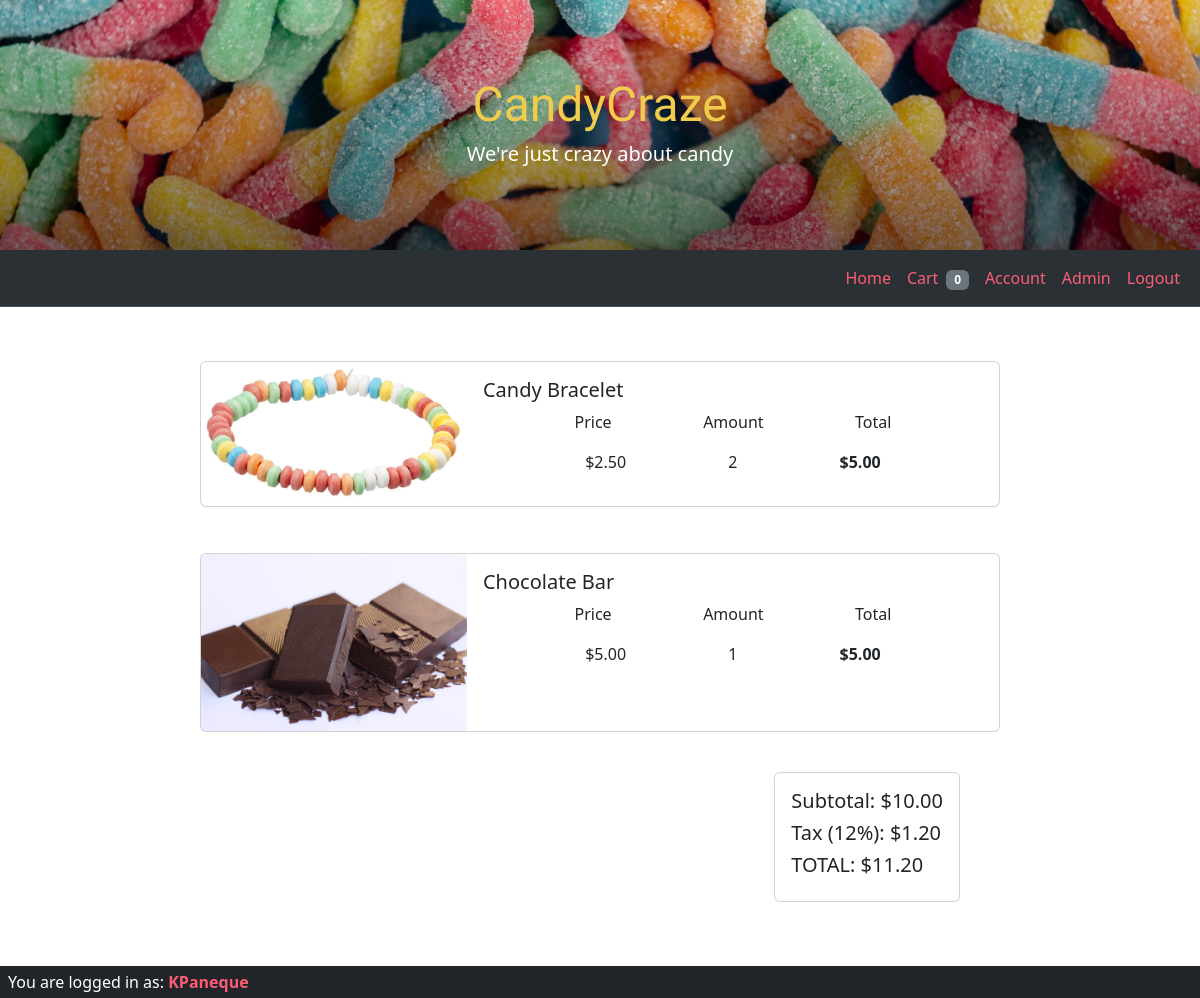
Page /php/checkout.php (signed in) on the committed database.
### tables this page shows
CREATE TABLE cart (
    UserID INT,
    ProductID INT,
    PurchasedQuantity INT,
    PRIMARY KEY (UserID, ProductID),
    FOREIGN KEY (UserID) REFERENCES customer(UserID),
    FOREIGN KEY (ProductID) REFERENCES product(ProductID)
);

CREATE TABLE product (
    ProductID INT PRIMARY KEY AUTO_INCREMENT,
    Product_Name VARCHAR(100),
    ProductDescription TEXT,
    Stock INT,
    ProductPrice DECIMAL(10, 2),
    ImageFile VARCHAR(255)
);

### php/includes/utils.php (called while the page is built)
<?php
function addTax($amount, $taxRate = 0.12)
{
    return $amount + getTaxAmount($amount, $taxRate);
}
function getTaxAmount($amount, $taxRate = 0.12)
{
    return $amount * $taxRate;
}

### php/checkout.php (the view, shortened to what this page needs)
<!doctype html>
<html lang="en">
<head>
    <link rel="stylesheet" type="text/css" href="css/styles.css">
    <link href="https://cdn.jsdelivr.net/npm/bootstrap@5.3.3/dist/css/bootstrap.min.css" rel="stylesheet">
</head>
<body>
    <?php
    include('includes/header.php');
    include('includes/connection.php');
    include('includes/utils.php');
    if (!isset($_SESSION['username']) || $_SESSION['username'] == "") {
        header('Location: index.php');
        exit;
    } else {
        $username = $_SESSION['username'];
    }
    $query =  "SELECT cust.Username, c.ProductID, p.Product_Name, p.ProductPrice, c.PurchasedQuantity, p.ImageFile
FROM cart c
JOIN product p ON c.ProductID = p.ProductID
JOIN customer cust ON c.UserID = cust.UserID
WHERE cust.Username = ?";
    $stmt = mysqli_prepare($dbc, $query);
    mysqli_stmt_bind_param($stmt, "s", $username);
    mysqli_stmt_execute($stmt);
    $result = mysqli_stmt_get_result($stmt);
    $total_price = 0;
    ?>
    <div class="items m-4 d-flex flex-column justify-content-center align-items-center">
        <?php
        if ($result->num_rows > 0) {
            while ($row = $result->fetch_assoc()) {
                $total_item_price = $row["ProductPrice"] * $row["PurchasedQuantity"];
                $total_price += $total_item_price;
                echo '
    <div class="card mb-3" style="max-width: 800px">
    <div class="row g-0">
        <div class="col-md-4">
        <img src="' . $row["ImageFile"] . '" class="img-fluid rounded-start" alt="' . $row["Product_Name"] . '">
        </div>
        <div class="col-md-8">
        <div class="card-body">
            <h5 class="card-title">' . $row["Product_Name"] . '</h5>
            <div class="card-text d-flex justify-content-evenly align-items-center">
                <p>Price</p>
                <p>Amount</p>
                <p>Total</p>
            </div>
            <div class="card-text d-flex justify-content-evenly align-items-center">
                <p>$' . $row["ProductPrice"] . '</p>
                 <p>' . $row["PurchasedQuantity"] . '</p>
                <p class="price">$' . number_format($total_item_price, 2) . '</p>
            </div>
        </div>
        </div>
    </div>
    </div>';
            }
        } else {
            echo '<p>Your shopping cart is empty. Click <a href="index.php">here</a> to start shopping.';
        }
        ?>
    </div>
    <div class="total d-flex justify-content-end">
        <div class="card mt-0">
            <div class="card-body">
                <p class="h5">Subtotal: $<?php echo number_format($total_price, 2); ?></p>
                <p class="h5">Tax (12%): $<?php echo number_format(getTaxAmount($total_price), 2); ?></p>
                <p class="h5">TOTAL: $<?php echo number_format(addTax($total_price), 2); ?></p>
            </div>
        </div>
    </div>
    <div class=" checkout-button d-flex justify-content-end my-4 pb-5  ">
    </div>
    <?php
    include('includes/footer.php');
    ?>
    <?php
    include('includes/footer.php');
    ?>
</body>
</html>

### php/css/styles.css (style rules this page uses)
body { font-family: "Open Sans", sans-serif; color: var(--black); }
:root { --black: #212529; --yellow: #F1CB4C; --pink: #FB5D74; }
.card { margin-top: 30px; }
.price { font-weight: bold; }
.total { margin-right: 20vw; }
.checkout-button { margin-right: 20vw !important; }

### rows in the picture
cart: ProductID.ImageFile (picture), ProductID.Product_Name "Candy Bracelet", ProductID.ProductPrice "2.50", PurchasedQuantity "2", total_item_price "5.00"
cart: ProductID.ImageFile (picture), ProductID.Product_Name "Chocolate Bar", ProductID.ProductPrice "5.00", PurchasedQuantity "1"

### other values in the picture
$total_price "10.00"
getTaxAmount($total_price) "1.20"
addTax($total_price) "11.20"
$username "KPaneque"
